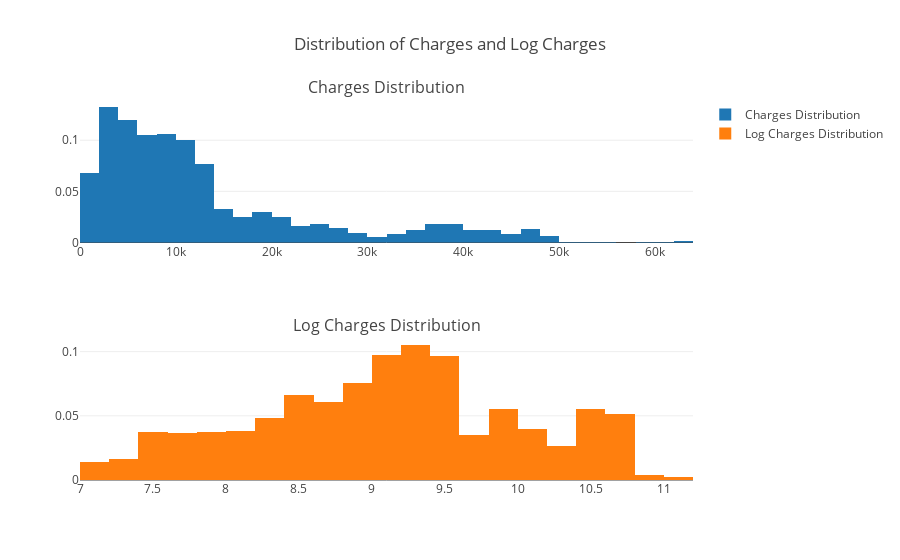

Write notebook code for a chart like this one.
### Code cell
# Plotting charges and log charges on one graph
fig = tools.make_subplots(rows=2, cols=1, 
                          subplot_titles=("Charges Distribution", "Log Charges Distribution"),
                         print_grid=False)
fig.append_trace(charges_hist, 1, 1)
fig.append_trace(logcharges_hist, 2, 1)
fig['layout'].update(showlegend=True, title="Distribution of Charges and Log Charges")
iplot(fig, filename="Distribution of Charges and Log Charges")

### Figure 1 — Plotly figure (JSON) as saved in the notebook; plotly's stock layout.template omitted (floating-point values rounded to 4 significant figures; data arrays with more than 128 entries replaced by an {"elided": "..."} marker saying what was removed)
{"data": [{"histnorm": "probability", "name": "Charges Distribution", "type": "histogram", "uid": "768a9211-df17-4b02-9902-ca3bf74e7fa6", "x": {"elided": "1337 float values"}, "xaxis": "x", "yaxis": "y"}, {"histnorm": "probability", "name": "Log Charges Distribution", "type": "histogram", "uid": "47a251e6-a535-467f-8a8f-93271a0df9e1", "x": {"elided": "1337 float values"}, "xaxis": "x2", "yaxis": "y2"}], "layout": {"annotations": [{"font": {"size": 16}, "showarrow": false, "text": "Charges Distribution", "x": 0.5, "xanchor": "center", "xref": "paper", "y": 1, "yanchor": "bottom", "yref": "paper"}, {"font": {"size": 16}, "showarrow": false, "text": "Log Charges Distribution", "x": 0.5, "xanchor": "center", "xref": "paper", "y": 0.375, "yanchor": "bottom", "yref": "paper"}], "showlegend": true, "title": {"text": "Distribution of Charges and Log Charges"}, "xaxis": {"anchor": "y", "domain": [0, 1]}, "xaxis2": {"anchor": "y2", "domain": [0, 1]}, "yaxis": {"anchor": "x", "domain": [0.625, 1]}, "yaxis2": {"anchor": "x2", "domain": [0, 0.375]}}}
